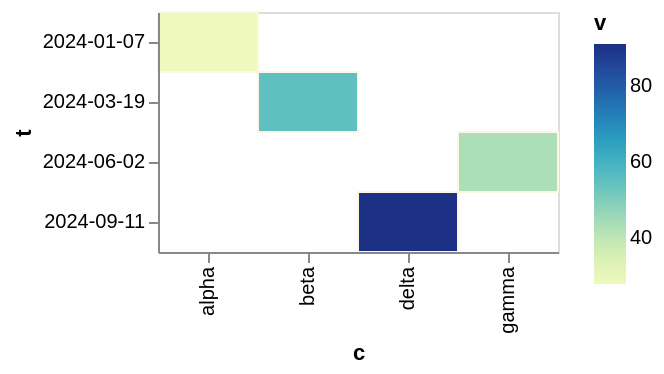

Specify this chart in Vega-Lite:
### Vega-Lite specification from a JSON file in a GitHub repository (floating-point values rounded to 4 significant figures)
{"$schema": "https://vega.github.io/schema/vega-lite/v6.json", "width": 200, "height": 120, "data": {"values": [{"c": "alpha", "v": 28, "w": 3, "t": "2024-01-07"}, {"c": "beta", "v": 55, "w": 7, "t": "2024-03-19"}, {"c": "gamma", "v": 43, "w": 5, "t": "2024-06-02"}, {"c": "delta", "v": 91, "w": 9, "t": "2024-09-11"}]}, "mark": {"type": "rect", "stroke": "oldlace"}, "encoding": {"x": {"field": "c", "type": "nominal"}, "y": {"field": "t", "type": "ordinal"}, "color": {"field": "v", "type": "quantitative"}}}
